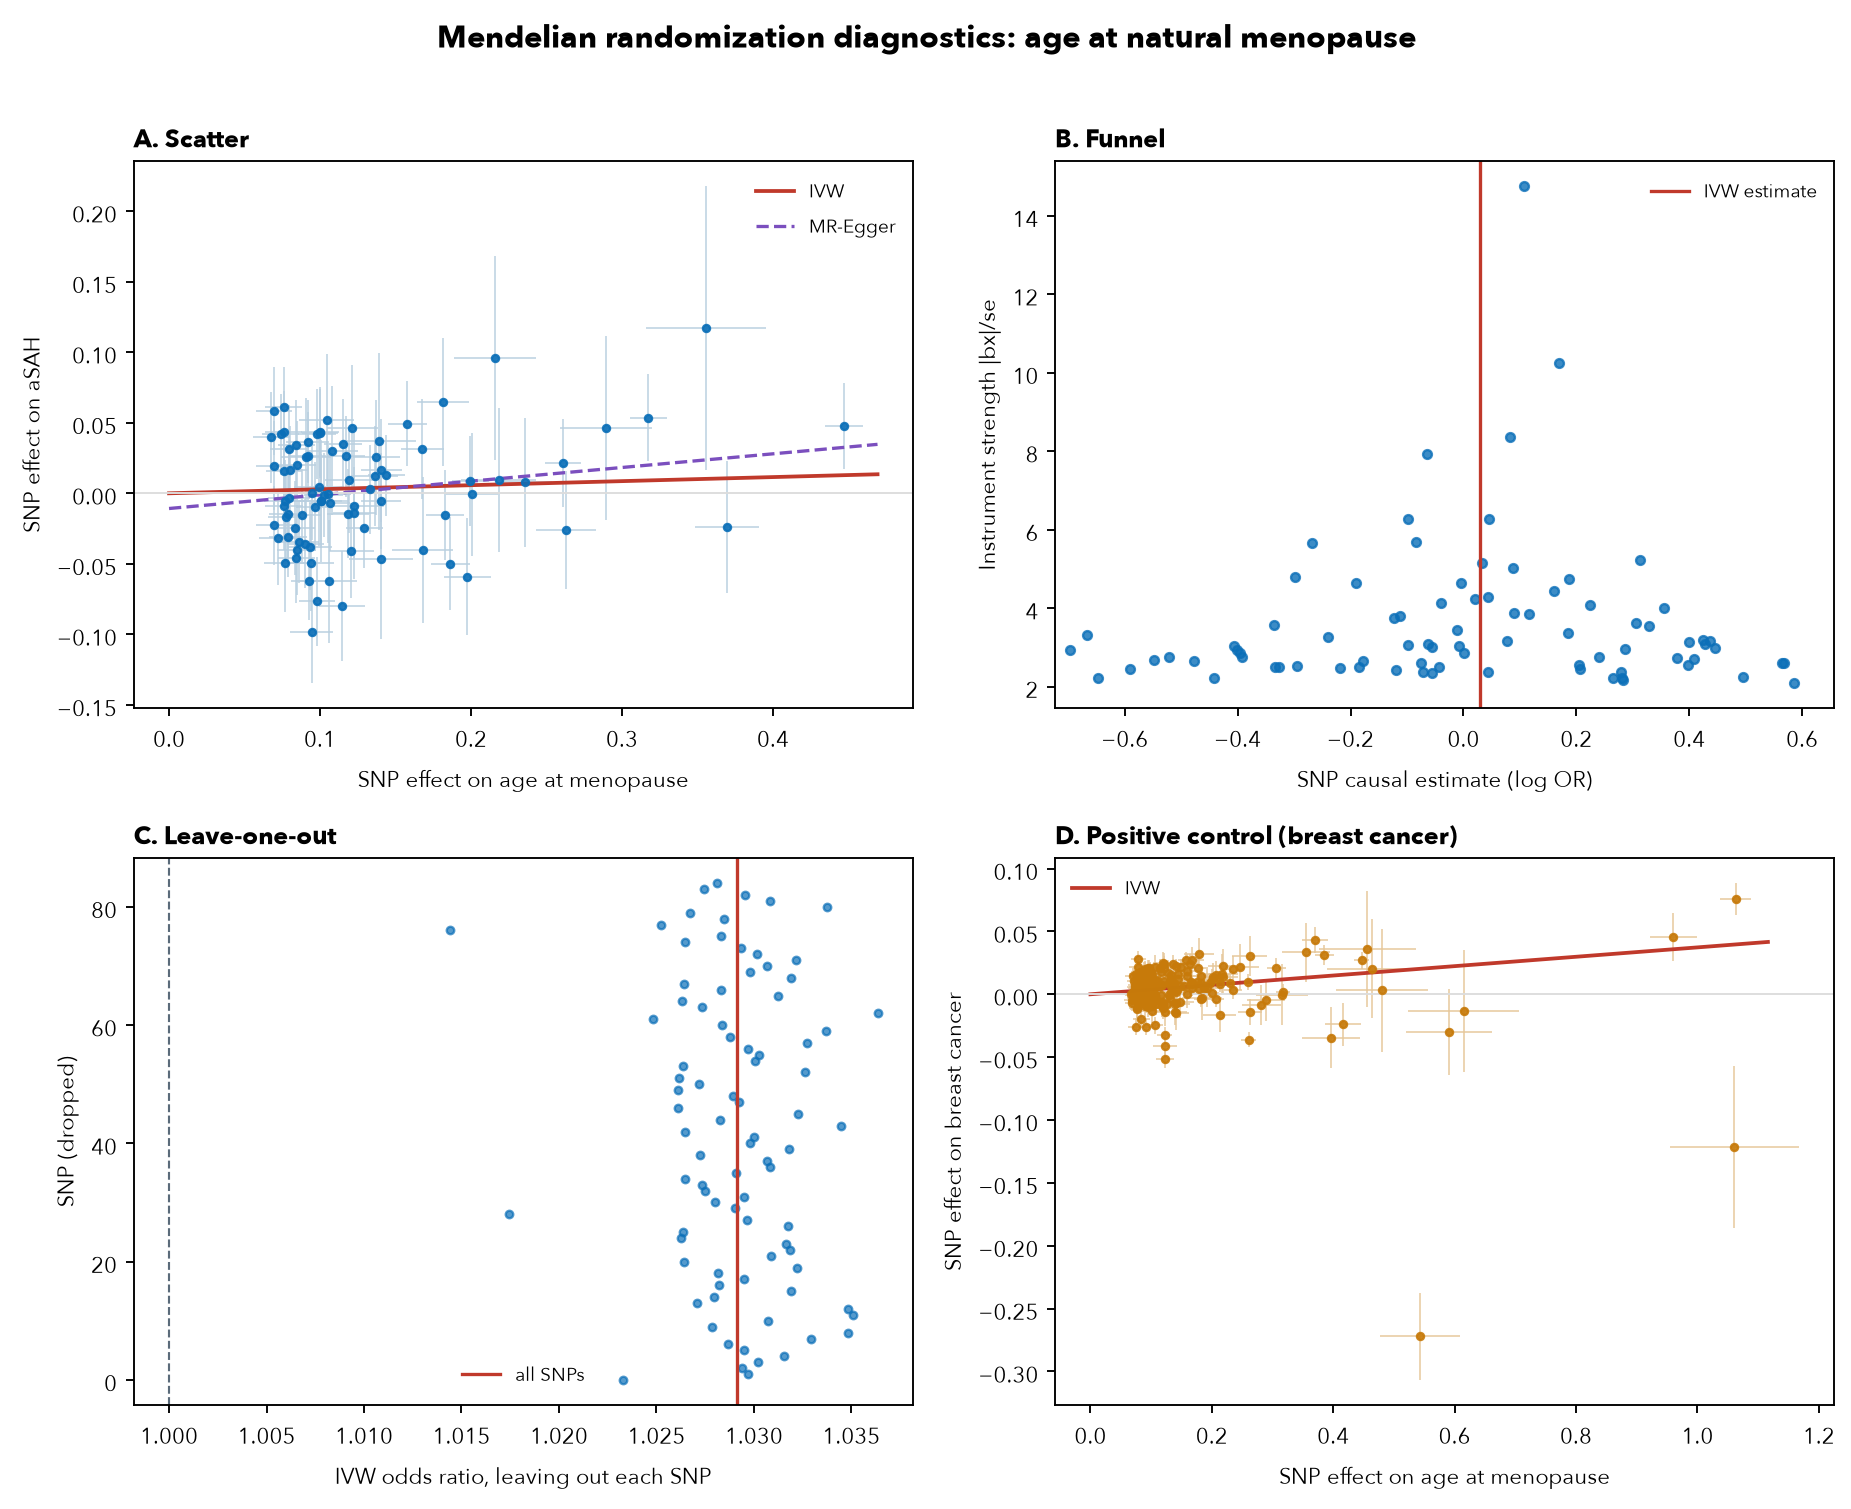

Reproduce this figure in Python.
"""eFigure. MR diagnostic plots (STROBE-MR): scatter, funnel, leave-one-out, and the
positive-control scatter. Reads per-SNP arrays from mr/outputs/figure_data.json
(produced by mr/scripts/export_figure_data.py)."""
import json
from pathlib import Path

import matplotlib
matplotlib.use("Agg")
import numpy as np
import matplotlib.pyplot as plt

plt.rcParams.update({"font.family": ["Avenir Next", "Arial"], "font.size": 9.5})
BLUE = "#0B6FB8"; GREEN = "#0E8F6E"; ORANGE = "#C77A0A"; RED = "#c0392b"; MUTE = "#5b6b7a"

ROOT = Path(__file__).resolve().parents[1]
d = json.loads((ROOT / "mr" / "outputs" / "figure_data.json").read_text())


def arrs(key):
    p = d[key]
    return (np.array(p["bx"]), np.array(p["sx"]), np.array(p["by"]), np.array(p["sy"]))


def ivw_slope(bx, by, sy):
    w = 1 / sy**2
    return np.sum(w * bx * by) / np.sum(w * bx**2)


def egger(bx, by, sy):
    s = np.sign(bx); bxo, byo = bx * s, by * s
    w = 1 / sy**2
    X = np.column_stack([np.ones_like(bxo), bxo])
    W = np.diag(w)
    b = np.linalg.solve(X.T @ W @ X, X.T @ W @ byo)
    return b[0], b[1]           # intercept, slope


fig, axes = plt.subplots(2, 2, figsize=(11, 9))
fig.suptitle("Mendelian randomization diagnostics: age at natural menopause",
             fontsize=13, fontweight="bold")

# ---- A. scatter (primary), SNPs oriented to positive exposure effect ----
ax = axes[0, 0]
bx, sx, by, sy = arrs("primary_asah")
sl = ivw_slope(bx, by, sy); it, es = egger(bx, by, sy)
s = np.sign(bx); bxo, byo = bx * s, by * s
ax.errorbar(bxo, byo, xerr=sx, yerr=sy, fmt="o", ms=3, color=BLUE, ecolor="#b9cfe0",
            elinewidth=0.7, alpha=0.9, zorder=2)
xg = np.linspace(0, bxo.max() * 1.05, 50)
ax.plot(xg, sl * xg, color=RED, lw=1.6, label="IVW")
ax.plot(xg, it + es * xg, color="#7B4FBE", lw=1.4, ls="--", label="MR-Egger")
ax.axhline(0, color="#ddd", lw=0.8)
ax.set_xlabel("SNP effect on age at menopause"); ax.set_ylabel("SNP effect on aSAH")
ax.set_title("A. Scatter", loc="left", fontweight="bold", fontsize=10.5)
ax.legend(fontsize=8, frameon=False)

# ---- B. funnel (primary) ----
ax = axes[0, 1]
iv = by / bx                     # per-SNP Wald ratio
strength = np.abs(bx) / sy       # instrument strength proxy
ax.scatter(iv, strength, s=14, color=BLUE, alpha=0.8)
ax.axvline(sl, color=RED, lw=1.4, label="IVW estimate")
ax.set_xlabel("SNP causal estimate (log OR)"); ax.set_ylabel("Instrument strength |bx|/se")
ax.set_title("B. Funnel", loc="left", fontweight="bold", fontsize=10.5)
ax.set_xlim(np.percentile(iv, 2), np.percentile(iv, 98))
ax.legend(fontsize=8, frameon=False)

# ---- C. leave-one-out (primary) ----
ax = axes[1, 0]
loo = np.array(d["primary_asah"]["loo_or"])
y = np.arange(len(loo))
ax.scatter(loo, y, s=10, color=BLUE, alpha=0.7)
ax.axvline(np.exp(sl), color=RED, lw=1.4, label="all SNPs")
ax.axvline(1.0, color=MUTE, ls="--", lw=0.9)
ax.set_xlabel("IVW odds ratio, leaving out each SNP"); ax.set_ylabel("SNP (dropped)")
ax.set_title("C. Leave-one-out", loc="left", fontweight="bold", fontsize=10.5)
ax.legend(fontsize=8, frameon=False)

# ---- D. positive-control scatter (oriented) ----
ax = axes[1, 1]
bx2, sx2, by2, sy2 = arrs("poscontrol_bc")
sl2 = ivw_slope(bx2, by2, sy2)
s2 = np.sign(bx2); bxo2, byo2 = bx2 * s2, by2 * s2
ax.errorbar(bxo2, byo2, xerr=sx2, yerr=sy2, fmt="o", ms=3, color=ORANGE, ecolor="#e6c79a",
            elinewidth=0.7, alpha=0.9, zorder=2)
xg2 = np.linspace(0, bxo2.max() * 1.05, 50)
ax.plot(xg2, sl2 * xg2, color=RED, lw=1.6, label="IVW")
ax.axhline(0, color="#ddd", lw=0.8)
ax.set_xlabel("SNP effect on age at menopause"); ax.set_ylabel("SNP effect on breast cancer")
ax.set_title("D. Positive control (breast cancer)", loc="left", fontweight="bold", fontsize=10.5)
ax.legend(fontsize=8, frameon=False)

fig.tight_layout(rect=[0, 0, 1, 0.97])
fig.savefig(ROOT / "figures" / "mr_diagnostics.png", dpi=170, bbox_inches="tight", facecolor="white")
print("saved")
